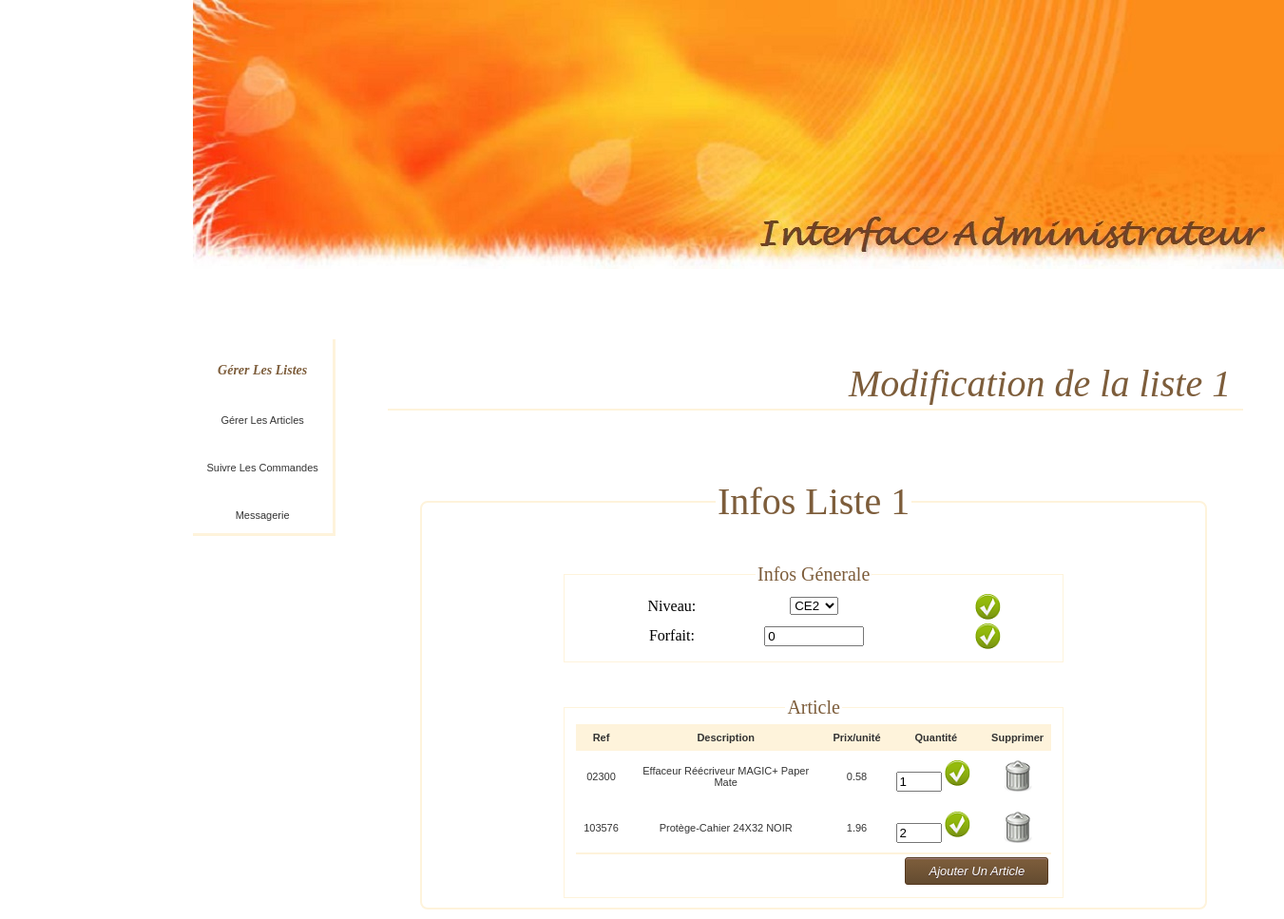
/admin/gestion_liste/modif_liste.php?id=1, run on the app's committed database.
### tables this page shows
CREATE TABLE Liste_niveau(
	id_nivliste INT AUTO_INCREMENT NOT NULL,
	niveau VARCHAR(10),
	forfait DOUBLE,
	PRIMARY KEY (id_nivliste)
);

CREATE TABLE Niveau(
	`code` char(1) NOT NULL,
	`Libelle` varchar(200) NOT NULL,
	 PRIMARY KEY (`code`)
);

CREATE TABLE Compose(
	qte_scat INT,
	ref_mat VARCHAR(20) NOT NULL,
	id_nivliste INT NOT NULL,
	PRIMARY KEY (ref_mat, id_nivliste)
);

CREATE TABLE Materiel(
	ref_mat VARCHAR(20) NOT NULL,
	desc_mat VARCHAR(50),
	prix_mat numeric(5,2),
	id_scat INT NOT NULL,
	PRIMARY KEY (ref_mat),
	FOREIGN KEY (id_scat) REFERENCES Sous_categorie (id_scat)
);

### lib/lib_db.class.php (called while the page is built, shortened)
<?php
class DB_connection
{
	private $_connection;
	private $_result;
	public function DB_connection()
	{
		$this->_hostname = HOST;
		$this->_username = USER;
		$this->_password = PASS;
		$this->_database = DB;
		$this->_connection = @mysqli_connect($this->_hostname, $this->_username, $this->_password, $this->_database) or die ("Erreur de connexion &acirc; la base. ".mysql_error());
	}
	public function DB_query($requete)
	{
		$this->_result = @mysqli_query($this->_connection, $requete) or die ("Probl&egrave;me dans l'ex&eacute;cution de la requ&ecirc;te : $requete. ".mysql_error());
		return $this->_result;
	}
	public function DB_object()
	{
		$this->_row = @mysqli_fetch_object($this->_result);
		return $this->_row;
	}
}
?>

### admin/gestion_liste/modif_liste.php (the view, shortened to what this page needs)
<?php
$id=$_GET['id'];
function get_niveau($code)
{
	$req="select libelle from niveau where code='".$code."'";
	$db = new DB_connection();
	$db->DB_query($req);
	if($ligne=$db->DB_object())
	{
		return $ligne->libelle;
	}
}
?>
<html>
<head>
<link rel="stylesheet" type="text/css" href="../../css/style_page.css" />
<link rel="stylesheet" type="text/css" href="../../css/style1.css" />
<link rel="stylesheet" href="../../js/fancybox/source/jquery.fancybox-1.3.4.css" type="text/css" media="screen" />
</head>
<body>
		<header class="tete">
			<img src="../../img/header.jpg" alt="header">
		<header>
		<nav class="menu">
			<br>
			<br>
			<br>
			<table width="150" align="left">
			<ul>
				<tr>
					<td>
						<br>
						<br>
						<li><a href="../gestion_liste">G&eacute;rer Les Listes</a></li>
						<br>
						<br>
					</td>
				</tr>
				<tr>
					<td>
						<br>
						<br>
						<li>G&eacute;rer Les Articles</li>
						<br>
						<br>
					</td>
				</tr>
				<tr>
					<td>
						<br>
						<br>
						<li>Suivre Les Commandes</li>
						<br>
						<br>
					</td>
				</tr>
				<tr>
					<td>
						<br>
						<br>
						<li>Messagerie</li>
						<br>
						<br>
					</td>
				</tr>
			</ul>
			</table>
				</nav>
<table width="900" align="center"class="entete">
<tr>
<td><div align="right">Modification de la liste <?php echo $id;?></div></td>
</tr>
</table>
<br>
<br>
<br>
<br>
<?php
$db = new DB_connection();
$req="select * from liste_niveau where id_nivliste=".$id;
$db->DB_query($req);
$ligne=$db->DB_object();
if($ligne!=NULL)
{
?>
<div align="center" >
<fieldset align="center" class="gen">
	<legend>Infos Liste <?php echo $id;?></legend>
	<div align="center">
	<br>
	<br>
		<fieldset align="center" class="sup">
			<legend>Infos Génerale</legend>
			<table class="infos" width="400" align="center">
			<tr>
			<form method="post" action="modif_liste1.php?p=modif_niv&id=<?php echo $id;?>" >
				<td width="50"><div align="center">Niveau:</div></td>
				<td width="100"><div align="center"><select name="niv"><option value="<?php echo $ligne->niveau;?>" selected ><?php echo get_niveau($ligne->niveau)?></option>
				</select>
				<div></td>
				<td width="50"><div align="right" ><INPUT border=0 src="../../img/icon_OK.png" type=image Value=submit align="middle" ><div></td>
			</form>
			</tr>
			<tr>
			<form method="post" action="modif_liste1.php?p=modif_for&id=<?php echo $id;?>" >
				<td width="50"><div align="center">Forfait:</div></td>
				<td width="100"><div align="center"><input size="10" type=text name="for" value="<?php echo $ligne->forfait;?>" ><div></td>
				<td width="50"><div align="right" ><INPUT border=0 src="../../img/icon_OK.png" type=image Value=submit align="middle" ><div></td>
			</form>
			</tr>
			</table>
		</fieldset>
	</div>
	<div align="center">
	<br>
	<br>
		<fieldset align="center" class="sup">
			<legend>Article</legend>
			<table class="data" align="center" width="500">
				<tr>
					<th width="30"><div align="center">Ref</div></th>
					<th width="250"><div align="center">Description</div></th>
					<th width="50"><div align="center">Prix/unité</div></th>
					<th width="100"><div align="center">Quantité</div></th>
					<th width="50"><div align="center">Supprimer</div></th>
				</tr>
				<?php
					$db1 = new DB_connection();
					$req1="select * from Compose where id_nivliste=".$id;
					$db1->DB_query($req1);
					while($ligne1=$db1->DB_object())
					{
						$db2 = new DB_connection();
						$req2="select * from Materiel where ref_mat='".$ligne1->ref_mat."'";
						$db2->DB_query($req2);
						$ligne2=$db2->DB_object();
						?>
						<tr>
							<td width="30"><div align="center"><?php echo $ligne1->ref_mat;?></div></td>
							<td width="250"><div align="center"><?php echo $ligne2->desc_mat;?></div></td>
							<td width="50"><div align="center"><?php echo $ligne2->prix_mat;?></div></td>
							<td width="100">
								<form method="post" action="modif_liste1.php?p=modif_qte&id=<?php echo $id;?>&ref=<?php echo $ligne1->ref_mat;?>" >
								<div align="left">
									<input type="number"  name="qtte" value="<?php echo $ligne1->qte_scat;?>">
									<INPUT border=0 src="../../img/icon_OK.png" type=image Value=submit  >
								</div>
								</form>
							</td>
							<td width="50"><div align="center">
							<form method="post" action="modif_liste1.php?p=del_art&id=<?php echo $id;?>&ref=<?php echo $ligne1->ref_mat;?>" >
								<INPUT border=0 src="../../img/del.png" type=image Value=submit  ></form> </div></td>
						<tr>
					<?php
					}
					}
					?>
					</table>
					<table width="500" align="center">
						<tr>
							<td><div align="right"><a id="fancy" data-fancybox-type="iframe" href="ajouter_article_liste.php?id=<?php echo $id;?>" class="myButton">Ajouter Un Article</a></div></td>
						</tr>
					</table>
				</fieldset>
			</div>
	</fieldset>
</div>
</body>
</html>

### css/style.css (style rules this page uses)
body { background-image:url(../img/background.png) ; margin:0px 15% 10px 15%; }
.menu { width:840px; height:90px; margin-left:auto; margin-right:auto; }

### css/style_page.css (style rules this page uses)
.tete { margin-left:auto; margin-right:auto; width: 1161px; }
.menu { padding: 0; margin: 0; text-align: center; }
.menu li { display: inline; list-style: none; }
.menu a { display:inline-block; margin: 0; text-decoration: none; font-family: "Palatino Linotype", "Book Antiqua", Palatino, serif; font-size:14px; font-weight: bold; color:#7d5d3b; }
.menu table { border-width:0px 3px 3px 0px; border-style:solid; border-color: #FEF3DB; padding:0 10px; font-family: verdana,arial,sans-serif; font-size:11px; color:#333333; border-collapse: collapse; }

### css/style1.css (style rules this page uses)
a { text-decoration: none; color: blue; font-style: italic; }
table.entete { border-width:0px 0px 2px 0px; border-style:solid dotted; border-color: #FEF3DB; padding:0 10px; font-family: "Palatino Linotype", "Book Antiqua", Palatino, serif; font-size: 40px; color: #7d5d3b; text-decoration: none; color: bleu; font-style: italic; }
table.data { border-width:0px 0px 2px 0px; border-style:solid dotted; border-color: #FEF3DB; padding:0 10px; font-family: verdana,arial,sans-serif; font-size:11px; color:#333333; border-collapse: collapse; }
table.data th { border-color: #FEF3DB; border-width: 0px; padding: 8px; border-style: solid; border-color: #666666; background-color: #FEF3DB; }
table.data td { border-width: 0px; padding: 8px; border-style: solid; border-color: #666666; background-color: #ffffff; }
a.myButton { -moz-box-shadow:inset 0px 1px 0px 0px #a6827e; -webkit-box-shadow:inset 0px 1px 0px 0px #a6827e; box-shadow:inset 0px 1px 0px 0px #a6827e; background:-webkit-gradient(linear, left top, left bottom, color-stop(0.05, #7d5d3b), color-stop(1, #634b30)); background:-moz-linear-gradient(top, #7d5d3b 5%, #634b30 100%); background:-webkit-linear-gradient(top, #7d5d3b 5%, #634b30 100%); background:-o-linear-gradient(top, #7d5d3b 5%, #634b30 100%); background:-ms-linear-gradient(top, #7d5d3b 5%, #634b30 100%); background:linear-gradient(to bottom, #7d5d3b 5%, #634b30 100%); filter:progid:DXImageTransform.Microsoft.gradient(startColorstr='#7d5d3b', endColorstr='#634b30',GradientType=0); background-color:#7d5d3b; -moz-border-radius:3px; -webkit-border-radius:3px; border-radius:3px; border:1px solid #54381e; display:inline-block; cursor:pointer; color:#ffffff; font-family:arial; font-size:13px; padding:6px 24px; text-decoration:none; text-shadow:0px 1px 0px #4d3534; }
.gen { border: 2px solid #FEF3DB; border-radius: 8px; width:800px; float: center; }
.gen legend { font-family: "Palatino Linotype", "Book Antiqua", Palatino, serif; font-size: 40px; color: #7d5d3b; }
.sup { border: 1px solid #FEF3DB; width: 500px; }
.sup legend { font-family: "Palatino Linotype", "Book Antiqua", Palatino, serif; font-size: 20px; color: #7d5d3b; }
input[type=number] { width: 40px; }

### admin/gestion_liste/modif_liste.php (style rules this page uses)
body { background-image:none; }

### data on the page
liste_niveau: niv "CE2", for "0"
compose: ref_mat "02300", materiel.desc_mat "Effaceur Réécriveur MAGIC+ Paper Mate", materiel.prix_mat "0.58", qtte "1"
compose: ref_mat "103576", materiel.desc_mat "Protège-Cahier 24X32 NOIR", materiel.prix_mat "1.96", qtte "2"

### other printed values
$id "1"
